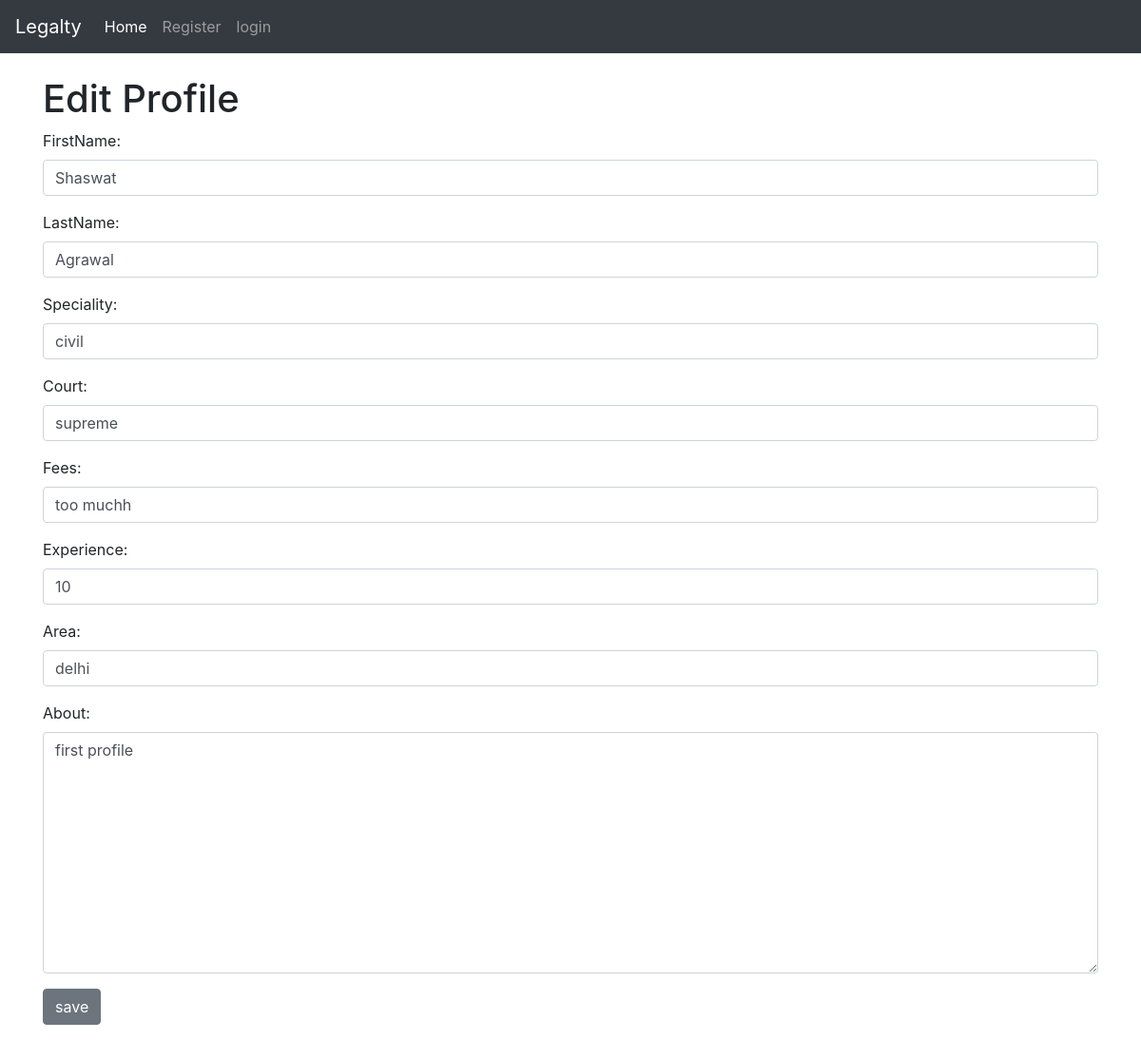
The app's page /users/11/edit, older data.
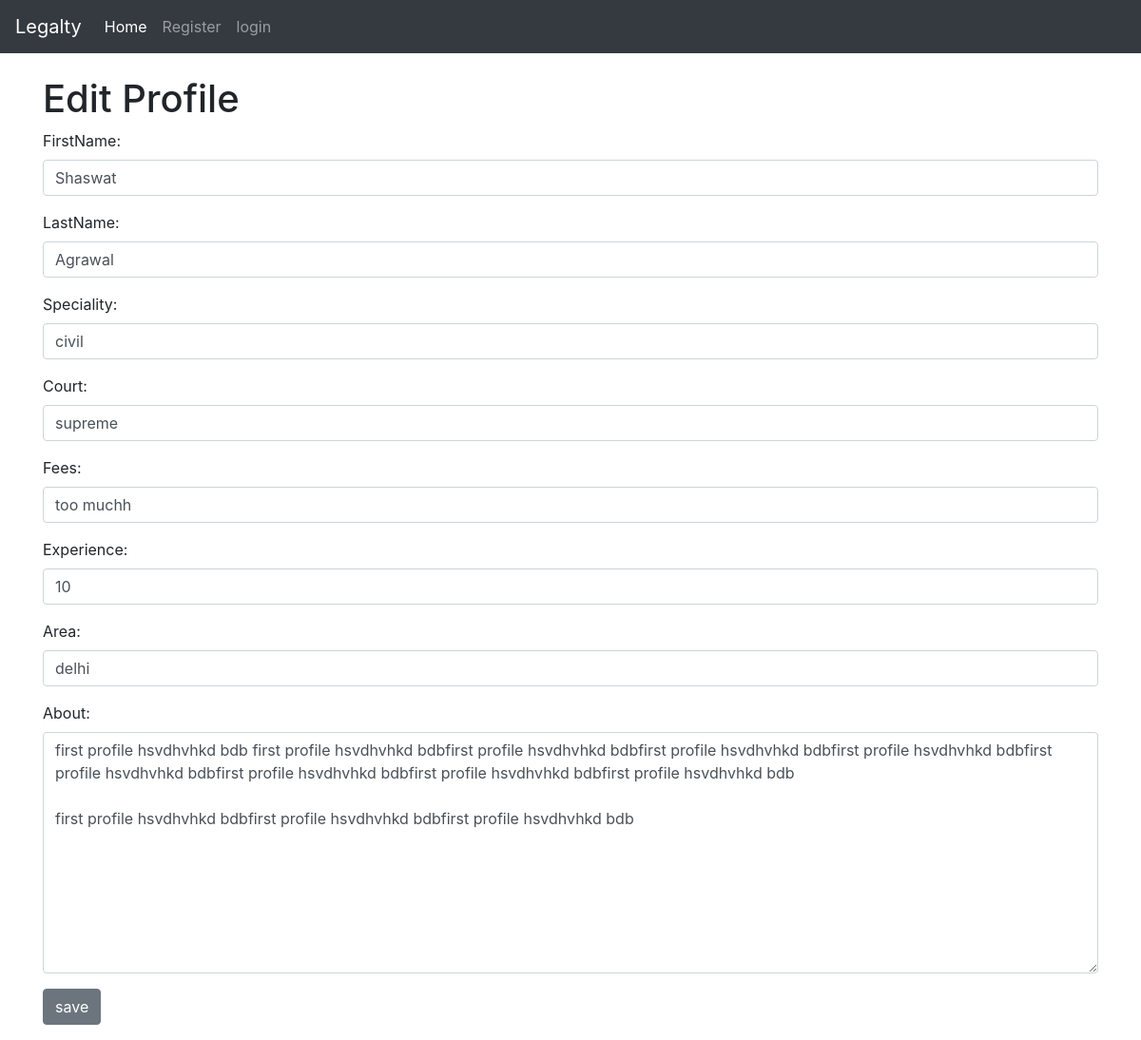
The same page, newer data.
### users/models.py (models this page shows, shortened)
class LawyerProfile( models.Model ):
    user = models.OneToOneField( User , null=True , on_delete = models.CASCADE )
    about = models.TextField()
    firstName = models.CharField(max_length=100 , default = "" )
    lastName = models.CharField(max_length=100, default="")
    speciality = models.CharField(max_length=100 , default = "" )
    court = models.CharField(max_length=100 , default = "" )
    fees = models.CharField(max_length=100 , default = "")
    experience = models.IntegerField( default = 1)
    area = models.CharField(max_length=100 , default = "")
    date_added = models.DateTimeField(default=timezone.now)
    class Meta:
        ordering = ('-date_added' , )

### users/views.py (the view, shortened to what this page needs)
# urls.py: path('<int:pk>/edit', EditLawyerProfile.as_view() , name= 'edit-profile'),
class EditLawyerProfile ( generic.edit.UpdateView ):
    model = LawyerProfile
    form_class = LawyerDetailForm
    template_name = 'edit_profile.html'
    success_url = reverse_lazy( 'home' )

### users/forms.py
class LawyerDetailForm ( forms.ModelForm):
    class Meta :
        model = LawyerProfile
        fields = [
            'firstName' ,
            'lastName' ,
            'speciality',
            'court' ,
            'fees' ,
            'experience',
            'area' ,
            'about'
        ]
        widgets = {
            'firstName' : forms.TextInput(attrs={'class': 'form-control'}),
            'lastName' : forms.TextInput(attrs={'class': 'form-control'}),
            'speciality' : forms.TextInput(attrs={'class': 'form-control'}),
            'court' : forms.TextInput(attrs={'class': 'form-control'}),
            'fees' : forms.TextInput(attrs={'class': 'form-control'}),
            'experience' : forms.TextInput(attrs={'class': 'form-control'}),
            'area' : forms.TextInput(attrs={'class': 'form-control'}),
            'about': forms.Textarea(attrs={'class': 'form-control'}),
        }

### users/templates/edit_profile.html (shortened to what this page needs)
{% extends 'base.html' %}
{% block content %}
<h1>Edit Profile</h1>
<form method="POST"> <div class="form-group">
    {{ form.as_p }}
<button class="btn btn-secondary">
    save
</button>
 </div>
</form>
 {% endblock %}

Row changes from the older to the newer data that the page shows:
changed LawyerProfile "Shaswat": about "first profile" → "first profile hsvdhvhkd bdb first profile hsvdhvhkd bdbfirst profile hsvdhvhkd bdbfirst profile hsvdhvhkd bdbfirst profile hsvdhvhkd bdbfirst profile hsvdhvhkd bdbfirst profile hsvdhvhkd bdbfirst profile hsvdhvhkd bdbfirst profile hsvdhvhkd bdb first profile hsvdhvhkd bdbfirst profile hsvdhvhkd bdbfirst profile hsvdhvhkd bdb"
